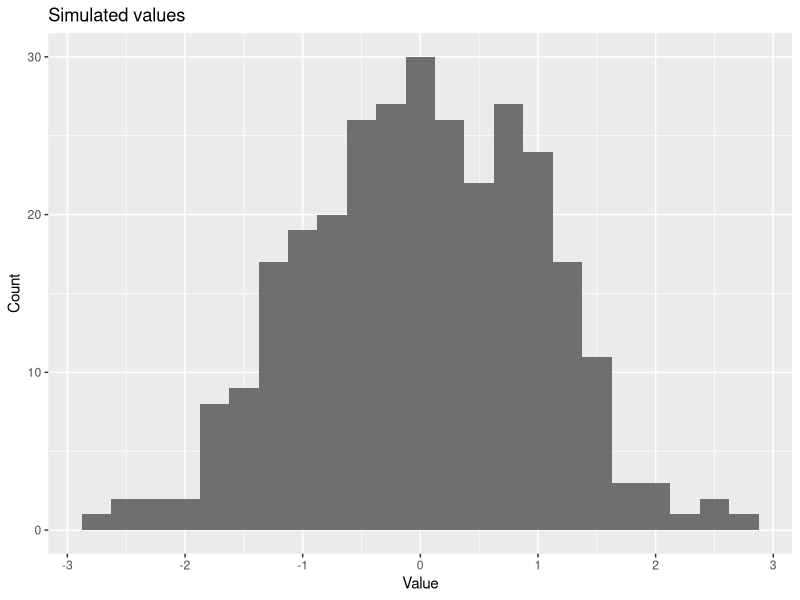
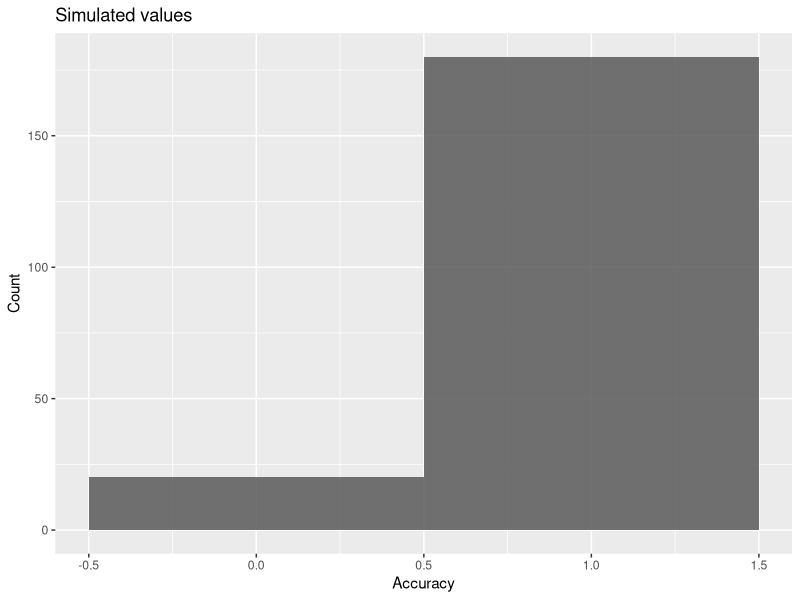
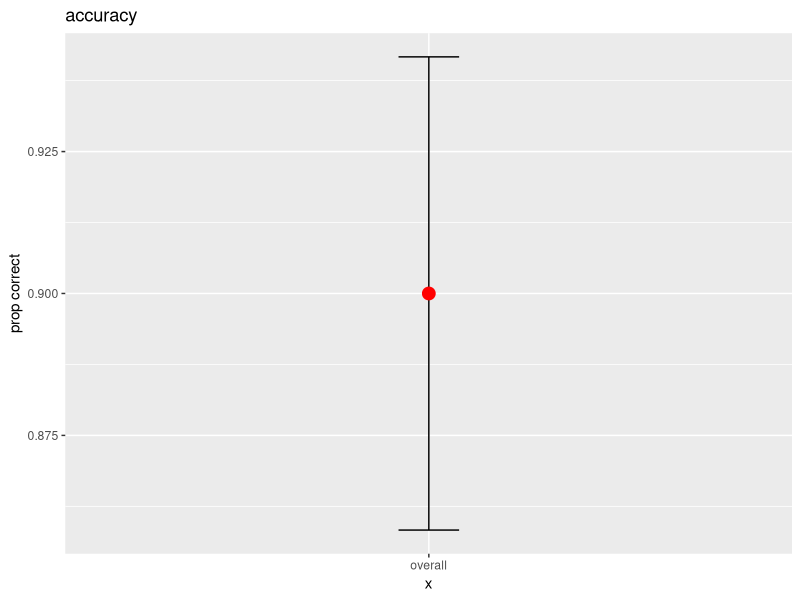
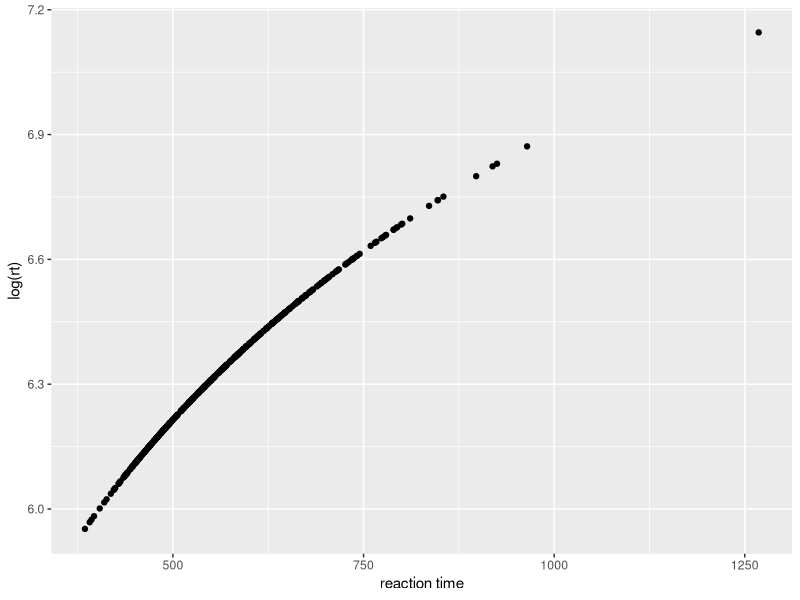
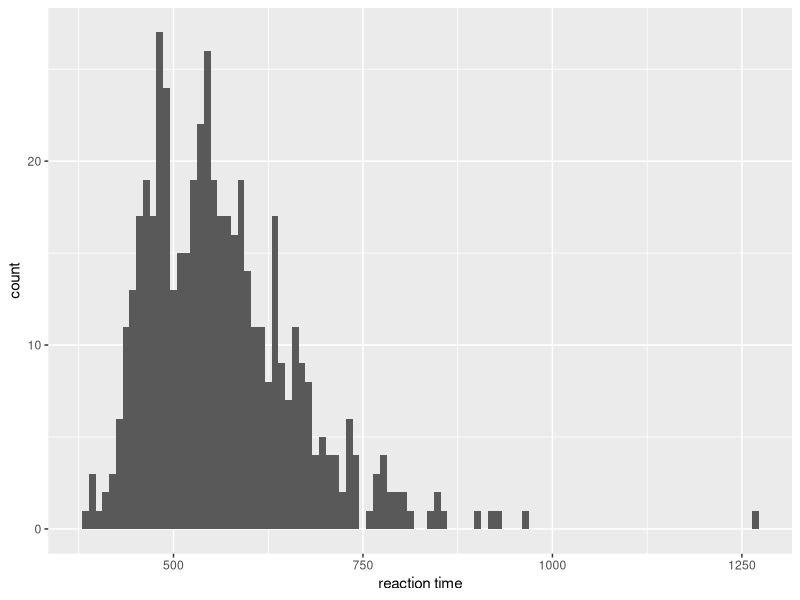
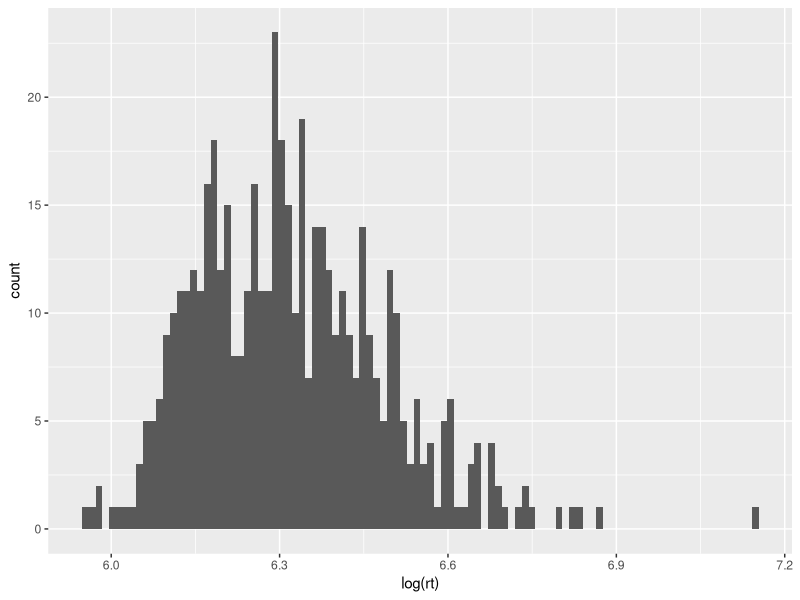
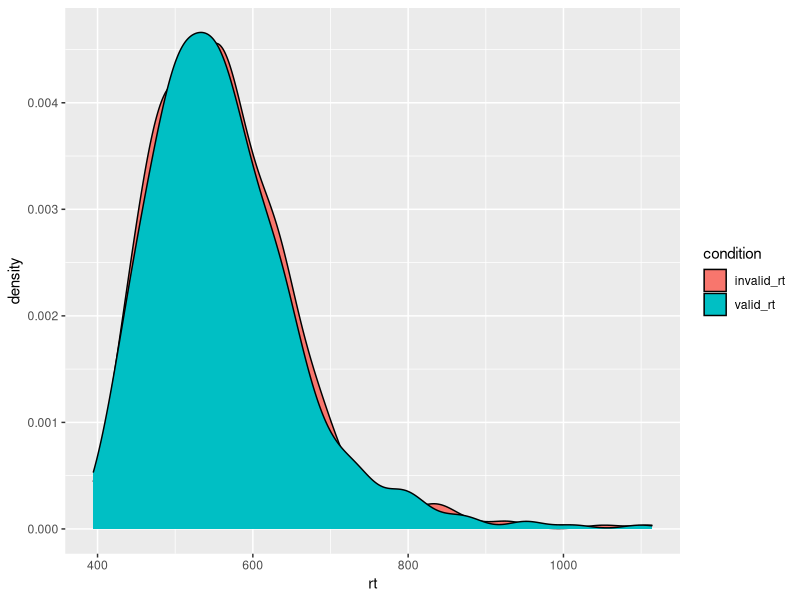

Generate these figures, in order, with R:
## ---- chunk 1
#| label: setup
library(tidyverse)
set.seed(2025)

## ---- chunk 2

# you can play around with these
n <- 300 # number of datapoints
mu <- 0 # mean of the distribution
sd_norm <- 1 # sd of the distribution

# rnorm is your simulation function here
# take a look at how it's used by typing `?rnorm` in the Console
## note that this function is taking the inputs you specified above -- it doesn't matter what these are called
norm_df <- tibble(sim_values = rnorm(n, mu, sd_norm))

# so you know, this code would do the same thing
# norm_df <- tibble(sim_values = rnorm(300, 0, 1))

# okay, check out the top of this dataframe
head(norm_df)
## ---- chunk 3
# TODO: Calculate mean, sd, and n for norm_df
# Hint: Use summarise() with mean(), sd(), and n()
summary <- norm_df %>% 
  summarize(
    mean = mean(sim_values), 
    sd = sd(sim_values), 
    n= n()
  )

print(summary)
# What happens if you increase the "n"? How do these summaries change?

## ---- chunk 4
ggplot(norm_df, aes(x=sim_values)) +
  geom_histogram(binwidth = 0.25, alpha = 0.85) +
  labs(title = "Simulated values", x = "Value", y = "Count")
## ---- chunk 5

norm_df_2 <- tibble(sim_values = rnorm(300, 10, 2))
norm_df_3 <- tibble(sim_values = rnorm(300, 10, 5))

summary_2 <- norm_df_2 %>% 
  summarize(
    mean = mean(sim_values), 
    sd = sd(sim_values), 
    n= n()
  )

summary_3 <- norm_df_3 %>% 
  summarize(
    mean = mean(sim_values), 
    sd = sd(sim_values), 
    n= n()
  )


print(summary_2)
print(summary_3)
## ---- chunk 6
#| label: binom-bernoulli
# TODO: create a simulated dataframe using rbinom (remember, you can look at the help for the function)
# Hint: Use tibble() and rbinom(n=200, size=1, prob=0.92)

acc_df <- tibble(acc = rbinom(n=200, size = 1, prob=0.92))

acc_df_summary <- acc_df %>%
  summarise(
    prop_correct = mean(acc), 
    n = n()
  )

acc_count <- acc_df %>% count(acc)


# TODO: summarise and count
  
print(acc_df_summary)
# Hint: Use summarise() to calculate proportion correct and n, then count(acc) for the count table
## ---- chunk 7
## TO DO: Make a histogram of these values
# Hint: Use ggplot() with geom_histogram()
ggplot(acc_df, aes(x=acc)) +
  geom_histogram(binwidth = 1, alpha = 0.85) +
  labs(title = "Simulated values", x = "Accuracy", y = "Count")
## ---- chunk 8
# TODO: plot overall proportion 
# Hint:  use `stat_summary(fun = mean)` for the mean
ggplot(acc_df, aes(x = 'overall', y=acc)) + 
    stat_summary(fun.data = mean_se, fun.args = list(mult = 1.96), geom = "errorbar", width = 0.1) +

  stat_summary(fun = mean, geom = "point", size=4, color= 'red') + 
    labs(y = "prop correct", title = "accuracy")

  # TODO: Plot some measure of variability (SD or 95% CI)
# Hint: stat_summary(fun.data = mean_se, fun.args = list(mult = 1.96), geom = "errorbar", width = 0.1) +
# mean_se(mult = 1.96) gives the mean +/- 1.96 standard errors, an approximate 95% CI
# You have to give stat_summary an x-value, but since there isn't really one here you can just give it a label (e.g., "overall")
## ---- chunk 9
#| label: binom-conditions-blocks
# TODO: simulate
# Hint: Create a tibble with condition, block, and acc columns
# Use rep() to repeat conditions and blocks appropriately
# Use rbinom() with different probabilities for easy vs hard conditions

acc_cond <- tibble(
  participant = factor('lab01'),
  condition = rep(c("easy", "hard"), each = 100),  
  block = rep(rep(1:4, each = 25), times = 2),   
  acc = c(
    rbinom(n=100, 1, 0.97), 
    rbinom(n=100, 1, 0.87)   
  )
)

# TODO: Check per-block counts
# Hint: Use add_count() and distinct()

acc_cond %>%
  add_count(block, name = "block_count") %>% 
  distinct(block, block_count)


# TODO: Summaries by condition × block
# Hint: Use group_by() and summarise()

acc_cond_block <- acc_cond %>% 
  group_by(condition, block) %>%
  summarize(
    prop_correct = mean(acc), 
    trials = n(), 
    .groups = 'drop'
  )
# TODO: Pivot wider
# Hint: Use pivot_wider() to make conditions into separate columns

acc_cond_block_wider <- acc_cond_block %>% 
  pivot_wider(
    names_from = condition,     
    values_from = prop_correct   
  )

## ---- chunk 10
# Helper: shifted lognormal RTs (t0 + LogNormal(meanlog, sdlog))

r_shifted_lognorm<- function(n, t0, meanlog, sdlog){
 t0 + rlnorm(n, meanlog = meanlog, sdlog = sdlog) 
}
## ---- chunk 11
#| label: lognormal-single
# TODO: Simulate RTs and their logged RTs
# Hint: Use the r_shifted_lognorm() function with the specified parameters
# Create a tibble with rt and log_rt columns



rt_df <- tibble(rt = r_shifted_lognorm(n=500, t0=300, meanlog = log(250), sdlog = 0.35)) %>%
  mutate(log_rt = log(rt))


## ---- chunk 12
# TODO: Plot rt vs log_rt
# Hint: ggplot() with geom_point()
ggplot(rt_df, aes(x = rt, y = log_rt)) +
  geom_point() +
  labs(x = "reaction time", y = "log(rt)")
## ---- chunk 13
# TODO: histograms of rt and log_rt
# Hint: ggplot() with geom_histogram(), as in section A
ggplot(rt_df, aes(x = rt)) +
  geom_histogram(bins = 100) +
  labs(x = "reaction time", y = "count")

ggplot(rt_df, aes(x = log_rt)) +
  geom_histogram(bins = 100) +
  labs(x = "log(rt)", y = "count")
## ---- chunk 14
# TODO: summaries
# Hint: Use summarise() to calculate mean_rt, median_rt, max_rt, sd_rt
rt_summary <- rt_df %>%
  summarise(
    mean_rt = mean(rt), 
    median_rt = median(rt), 
    max_rt = max(rt), 
    sd_rt = sd(rt)
    )

## ---- chunk 15
# TODO: Simulate RTs for valid and invalid conditions
# Hint: Use r_shifted_lognorm() with different parameters for each condition
# Invalid cues should be slower (higher meanlog)

val_inval <- tibble(
  valid_rt = r_shifted_lognorm(n=500, t0=300, meanlog = log(250), sdlog = 0.35), 
  invalid_rt = r_shifted_lognorm(n=500, t0=300, meanlog = log(250), sdlog = 0.35)
  )

val_inval

## ---- chunk 16
# TODO: Use pivot_longer to reshape the data
# Hint: Convert rt_valid and rt_invalid columns into rt and condition columns

val_inval_longer <- val_inval %>% 
  pivot_longer(cols=c('valid_rt','invalid_rt'), values_to='rt', names_to='condition')
## ---- chunk 17

# TODO: group_by() condition and summarise mean_rt, sd_rt
# Hint: Use group_by(condition) then summarise()
val_inval_summary <- val_inval_longer %>%
  group_by(condition) %>% 
 summarise(mean_rt = mean(rt), sd_rt = sd(rt), n = n())
## ---- chunk 18
## TODO: Use ggplot to make density plot of simulated data
# Hint: Use geom_density() with fill=condition in aes()
ggplot(val_inval_longer, aes(x=rt, fill=condition)) +
  geom_density() 
## ---- chunk 19
# TODO: Simulate multiple participants
# Hint: Use a for loop to iterate over participants
# Each participant should have different baseline shifts
# Use bind_rows() to combine all participant data
## ---- chunk 20
# TODO: Summarize by participant and condition
# Hint: Use group_by(participant, condition) and summarise()
## ---- chunk 21
# TODO: Plot average RTs and 95 CIs over individual subjects
# Hint: Use stat_summary() for means and CIs, geom_point() for individual data
